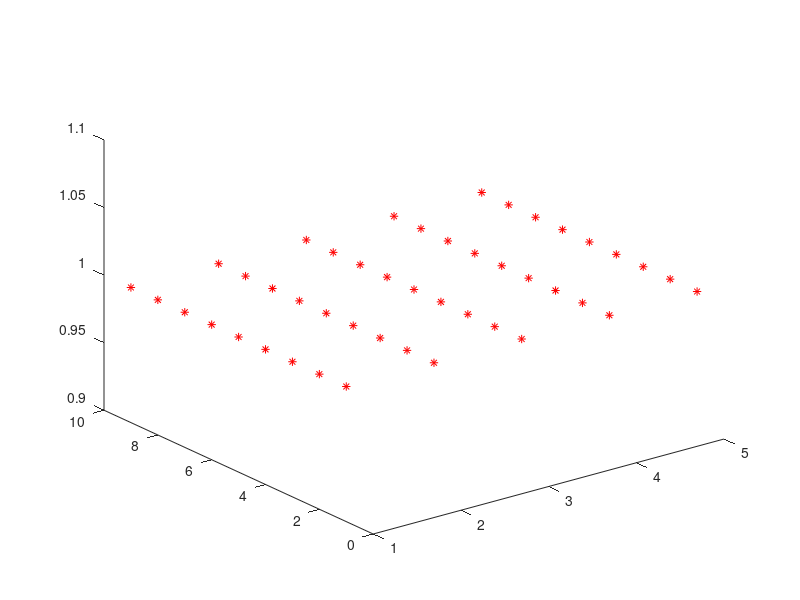

Write MATLAB code to recreate this figure.

x = 1:100;
 y= 1:100;
 [X, Y]=meshgrid (x,y);
 z = NaN (100,100);
nSensors =100;
 p=0;
 
 for i = 1:5
     for j = 1:9
         plot3 ( x(i) , y(j),1,'r*');
         hold on
     end
 end
 
% for i = 9
%         p=p+1;
%         for k=1:nSensors
%              %BS(p,k)=k;  
%               plot3(BS(4,k),i,1);
%               hold on
%              
%         
%     end
% end
